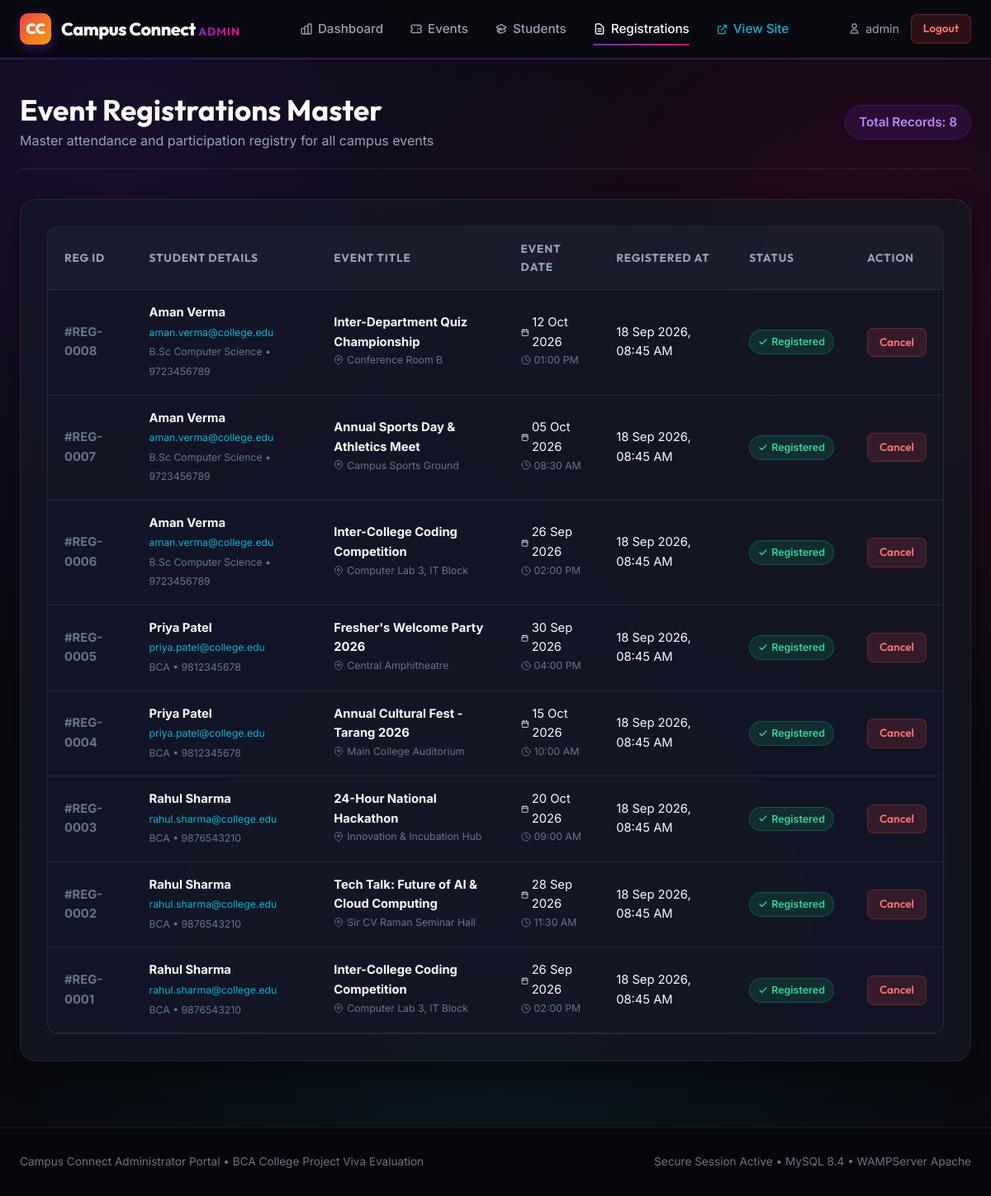
The page /admin/registrations.php (signed in) on the database its author committed.
### tables this page shows
CREATE TABLE `registrations` (
    `id` INT AUTO_INCREMENT PRIMARY KEY,
    `user_id` INT NOT NULL,
    `event_id` INT NOT NULL,
    `registration_date` TIMESTAMP DEFAULT CURRENT_TIMESTAMP,
    `status` VARCHAR(50) DEFAULT 'Registered',

    FOREIGN KEY (`user_id`)
        REFERENCES `users`(`id`)
        ON DELETE CASCADE,

    FOREIGN KEY (`event_id`)
        REFERENCES `events`(`id`)
        ON DELETE CASCADE,

    UNIQUE KEY `unique_registration` (`user_id`, `event_id`)
);

CREATE TABLE `users` (
    `id` INT AUTO_INCREMENT PRIMARY KEY,
    `name` VARCHAR(100) NOT NULL,
    `email` VARCHAR(150) NOT NULL UNIQUE,
    `password` VARCHAR(255) NOT NULL,
    `phone` VARCHAR(20),
    `course` VARCHAR(100),
    `semester` VARCHAR(50),
    `created_at` TIMESTAMP DEFAULT CURRENT_TIMESTAMP
);

CREATE TABLE `events` (
    `id` INT AUTO_INCREMENT PRIMARY KEY,
    `title` VARCHAR(200) NOT NULL,
    `description` TEXT,
    `event_date` DATE NOT NULL,
    `event_time` TIME NOT NULL,
    `location` VARCHAR(200),
    `category` VARCHAR(100),
    `image` VARCHAR(255),
    `created_at` TIMESTAMP DEFAULT CURRENT_TIMESTAMP
);

### admin/registrations.php (the view, shortened to what this page needs)
<?php
require_once "../config/database.php";
$sql = "
    SELECT
        r.id AS reg_id,
        r.registration_date,
        r.status,
        u.id AS user_id,
        u.name AS student_name,
        u.email AS student_email,
        u.course,
        u.phone,
        e.id AS event_id,
        e.title AS event_title,
        e.event_date,
        e.event_time,
        e.location
    FROM registrations r
    INNER JOIN users u ON r.user_id = u.id
    INNER JOIN events e ON r.event_id = e.id
    ORDER BY r.registration_date DESC
";
$result = $conn->query($sql);
$registrations = [];
if ($result) {
    while ($row = $result->fetch_assoc()) {
        $registrations[] = $row;
    }
}
require_once "header.php";
?>
<section class="dashboard-wrapper">
    <div class="container">
        <div class="dashboard-header">
            <div class="welcome-text">
                <h2>Event Registrations Master</h2>
                <p>Master attendance and participation registry for all campus events</p>
            </div>
            <div>
                <span class="badge badge-info" style="font-size: 0.95rem; padding: 8px 16px;">
                    Total Records: <?php echo count($registrations); ?>
                </span>
            </div>
        </div>
        <div class="glass-card" style="padding: 32px;">
            <?php if (!empty($registrations)): ?>
                <div class="table-responsive">
                    <table class="data-table">
                        <thead>
                            <tr>
                                <th>Reg ID</th>
                                <th>Student Details</th>
                                <th>Event Title</th>
                                <th>Event Date</th>
                                <th>Registered At</th>
                                <th>Status</th>
                                <th>Action</th>
                            </tr>
                        </thead>
                        <tbody>
                            <?php foreach ($registrations as $row): ?>
                                <tr>
                                    <td style="color: var(--text-dim); font-weight: 700;">
                                        #REG-<?php echo str_pad($row['reg_id'], 4, '0', STR_PAD_LEFT); ?>
                                    </td>
                                    <td>
                                        <strong><?php echo htmlspecialchars($row['student_name']); ?></strong><br>
                                        <small style="color: var(--accent-cyan);"><?php echo htmlspecialchars($row['student_email']); ?></small><br>
                                        <small style="color: var(--text-dim);"><?php echo htmlspecialchars($row['course']); ?> • <?php echo htmlspecialchars($row['phone'] ?: 'No Phone'); ?></small>
                                    </td>
                                    <td>
                                        <strong><?php echo htmlspecialchars($row['event_title']); ?></strong><br>
                                        <small style="color: var(--text-dim); display: inline-flex; align-items: center; gap: 4px;"><svg width="12" height="12" viewBox="0 0 24 24" fill="none" stroke="currentColor" stroke-width="2" stroke-linecap="round" stroke-linejoin="round"><path d="M21 10c0 7-9 13-9 13s-9-6-9-13a9 9 0 0 1 18 0z"></path><circle cx="12" cy="10" r="3"></circle></svg><?php echo htmlspecialchars($row['location']); ?></small>
                                    </td>
                                    <td>
                                        <span style="display: inline-flex; align-items: center; gap: 4px;"><?php echo date("d M Y", strtotime($row['event_date'])); ?></span><br>
                                        <span style="display: inline-flex; align-items: center; gap: 4px; color: var(--text-dim);"><svg width="12" height="12" viewBox="0 0 24 24" fill="none" stroke="currentColor" stroke-width="2" stroke-linecap="round" stroke-linejoin="round"><circle cx="12" cy="12" r="10"></circle><polyline points="12 6 12 12 16 14"></polyline></svg><small><?php echo date("h:i A", strtotime($row['event_time'])); ?></small></span>
                                    </td>
                                    <td>
                                        <?php echo date("d M Y, h:i A", strtotime($row['registration_date'])); ?>
                                    </td>
                                    <td>
                                        <span class="badge badge-success" style="display: inline-flex; align-items: center; gap: 4px;">
                                            <svg width="12" height="12" viewBox="0 0 24 24" fill="none" stroke="currentColor" stroke-width="2.5" stroke-linecap="round" stroke-linejoin="round"><polyline points="20 6 9 17 4 12"></polyline></svg><?php echo htmlspecialchars($row['status']); ?>
                                        </span>
                                    </td>
                                    <td>
                                        <a href="registrations.php?cancel_id=<?php echo $row['reg_id']; ?>"
                                           class="btn btn-danger btn-sm"
                                           onclick="return confirm('Are you sure you want to cancel this registration record?');">
                                            Cancel
                                        </a>
                                    </td>
                                </tr>
                            <?php endforeach; ?>
                        </tbody>
                    </table>
                </div>
            <?php else: ?>
                <div style="text-align: center; padding: 40px;">
                    <p style="color: var(--text-muted);">No student registrations found in the system yet.</p>
                </div>
            <?php endif; ?>
        </div>
    </div>
</section>
<?php require_once "footer.php"; ?>

### assets/css/style.css (style rules this page uses)
:root { --bg-dark: #090a10; --bg-card: rgba(20, 23, 39, 0.75); --bg-card-hover: rgba(28, 32, 54, 0.85); --bg-input: rgba(15, 17, 30, 0.8); --border-color: rgba(255, 255, 255, 0.08); --border-hover: rgba(168, 85, 247, 0.4); --primary-gradient: linear-gradient(135deg, #7928ca 0%, #ff0080 100%); --primary-purple: #7928ca; --primary-pink: #ff0080; --accent-yellow: #facc15; --accent-cyan: #06b6d4; --accent-green: #10b981; --accent-red: #ef4444; --text-main: #f8fafc; --text-muted: #94a3b8; --text-dim: #64748b; --font-heading: 'Outfit', -apple-system, BlinkMacSystemFont, sans-serif; --font-body: 'Inter', -apple-system, BlinkMacSystemFont, sans-serif; --radius-sm: 8px; --radius-md: 14px; --radius-lg: 20px; --radius-pill: 9999px; --shadow-glow: 0 10px 30px -10px rgba(121, 40, 202, 0.4); --shadow-card: 0 15px 35px rgba(0, 0, 0, 0.4); --transition: all 0.25s cubic-bezier(0.4, 0, 0.2, 1); }
*, *::before, *::after { box-sizing: border-box; margin: 0; padding: 0; }
html { scroll-behavior: smooth; }
body { background-color: var(--bg-dark); color: var(--text-main); font-family: var(--font-body); font-size: 16px; line-height: 1.6; min-height: 100vh; display: flex; flex-direction: column; overflow-x: hidden; background-image: radial-gradient(circle at 12% 15%, rgba(121, 40, 202, 0.15) 0%, transparent 40%), radial-gradient(circle at 88% 25%, rgba(255, 0, 128, 0.12) 0%, transparent 40%), radial-gradient(circle at 50% 80%, rgba(6, 182, 212, 0.08) 0%, transparent 50%); background-attachment: fixed; }
h1, h2, h3, h4, h5, h6 { font-family: var(--font-heading); color: var(--text-main); font-weight: 700; line-height: 1.2; }
a { color: inherit; text-decoration: none; transition: var(--transition); }
.container { width: 100%; max-width: 1240px; margin: 0 auto; padding: 0 24px; }
.glass-card { background: var(--bg-card); backdrop-filter: blur(16px); -webkit-backdrop-filter: blur(16px); border: 1px solid var(--border-color); border-radius: var(--radius-lg); box-shadow: var(--shadow-card); transition: var(--transition); }
.btn { display: inline-flex; align-items: center; justify-content: center; gap: 8px; padding: 10px 22px; border-radius: var(--radius-pill); font-family: var(--font-heading); font-size: 0.95rem; font-weight: 600; cursor: pointer; border: none; transition: var(--transition); text-align: center; }
.btn-sm { padding: 6px 14px; font-size: 0.85rem; border-radius: var(--radius-sm); }
.btn-danger { background: rgba(239, 68, 68, 0.15); border: 1px solid rgba(239, 68, 68, 0.3); color: #f87171; }
.dashboard-wrapper { padding: 40px 0 80px; }
.dashboard-header { display: flex; align-items: center; justify-content: space-between; flex-wrap: wrap; gap: 16px; margin-bottom: 36px; padding-bottom: 20px; border-bottom: 1px solid var(--border-color); }
.welcome-text h2 { font-size: 2.2rem; margin-bottom: 4px; }
.welcome-text p { color: var(--text-muted); }
.table-responsive { overflow-x: auto; border-radius: var(--radius-md); border: 1px solid var(--border-color); background: var(--bg-card); }
.data-table { width: 100%; border-collapse: collapse; text-align: left; }
.data-table th { background: rgba(255, 255, 255, 0.03); padding: 16px 20px; font-family: var(--font-heading); font-size: 0.85rem; font-weight: 700; color: var(--text-muted); text-transform: uppercase; letter-spacing: 0.8px; border-bottom: 1px solid var(--border-color); }
.data-table td { padding: 16px 20px; font-size: 0.92rem; color: var(--text-main); border-bottom: 1px solid var(--border-color); }
.badge { display: inline-block; padding: 4px 10px; border-radius: var(--radius-pill); font-size: 0.78rem; font-weight: 600; }
.badge-success { background: rgba(16, 185, 129, 0.15); color: #34d399; border: 1px solid rgba(16, 185, 129, 0.3); }
.badge-info { background: rgba(121, 40, 202, 0.15); color: #c084fc; border: 1px solid rgba(121, 40, 202, 0.3); }

### rows shown on the page
registrations: id "0008", user.name "Aman Verma", user.email "aman.verma@college.edu", user.course "B.Sc Computer Science", user.phone "9723456789", event.title "Inter-Department Quiz Championship", event.location "Conference Room B", event.event_date "12 Oct 2026", event.event_time "01:00 PM", registration_date "18 Sep 2026, 08:45 AM", status "Registered"
registrations: id "0007", user.name "Aman Verma", user.email "aman.verma@college.edu", user.course "B.Sc Computer Science", user.phone "9723456789", event.title "Annual Sports Day & Athletics Meet", event.location "Campus Sports Ground", event.event_date "05 Oct 2026", event.event_time "08:30 AM", registration_date "18 Sep 2026, 08:45 AM", status "Registered"
registrations: id "0006", user.name "Aman Verma", user.email "aman.verma@college.edu", user.course "B.Sc Computer Science", user.phone "9723456789", event.title "Inter-College Coding Competition", event.location "Computer Lab 3, IT Block", event.event_date "26 Sep 2026", event.event_time "02:00 PM", registration_date "18 Sep 2026, 08:45 AM", status "Registered"
registrations: id "0005", user.name "Priya Patel", user.email "priya.patel@college.edu", user.course "BCA", user.phone "9812345678", event.title "Fresher's Welcome Party 2026", event.location "Central Amphitheatre", event.event_date "30 Sep 2026", event.event_time "04:00 PM", registration_date "18 Sep 2026, 08:45 AM", status "Registered"
registrations: id "0004", user.name "Priya Patel", user.email "priya.patel@college.edu", user.course "BCA", user.phone "9812345678", event.title "Annual Cultural Fest - Tarang 2026", event.location "Main College Auditorium", event.event_date "15 Oct 2026", event.event_time "10:00 AM", registration_date "18 Sep 2026, 08:45 AM", status "Registered"
registrations: id "0003", user.name "Rahul Sharma", user.email "rahul.sharma@college.edu", user.course "BCA", user.phone "9876543210", event.title "24-Hour National Hackathon", event.location "Innovation & Incubation Hub", event.event_date "20 Oct 2026", event.event_time "09:00 AM", registration_date "18 Sep 2026, 08:45 AM", status "Registered"
registrations: id "0002", user.name "Rahul Sharma", user.email "rahul.sharma@college.edu", user.course "BCA", user.phone "9876543210", event.title "Tech Talk: Future of AI & Cloud Computing", event.location "Sir CV Raman Seminar Hall", event.event_date "28 Sep 2026", event.event_time "11:30 AM", registration_date "18 Sep 2026, 08:45 AM", status "Registered"
registrations: id "0001", user.name "Rahul Sharma", user.email "rahul.sharma@college.edu", user.course "BCA", user.phone "9876543210", event.title "Inter-College Coding Competition", event.location "Computer Lab 3, IT Block", event.event_date "26 Sep 2026", event.event_time "02:00 PM", registration_date "18 Sep 2026, 08:45 AM", status "Registered"

### other values the page prints
$_SESSION['admin_username'] "admin"
count($registrations) "8"
